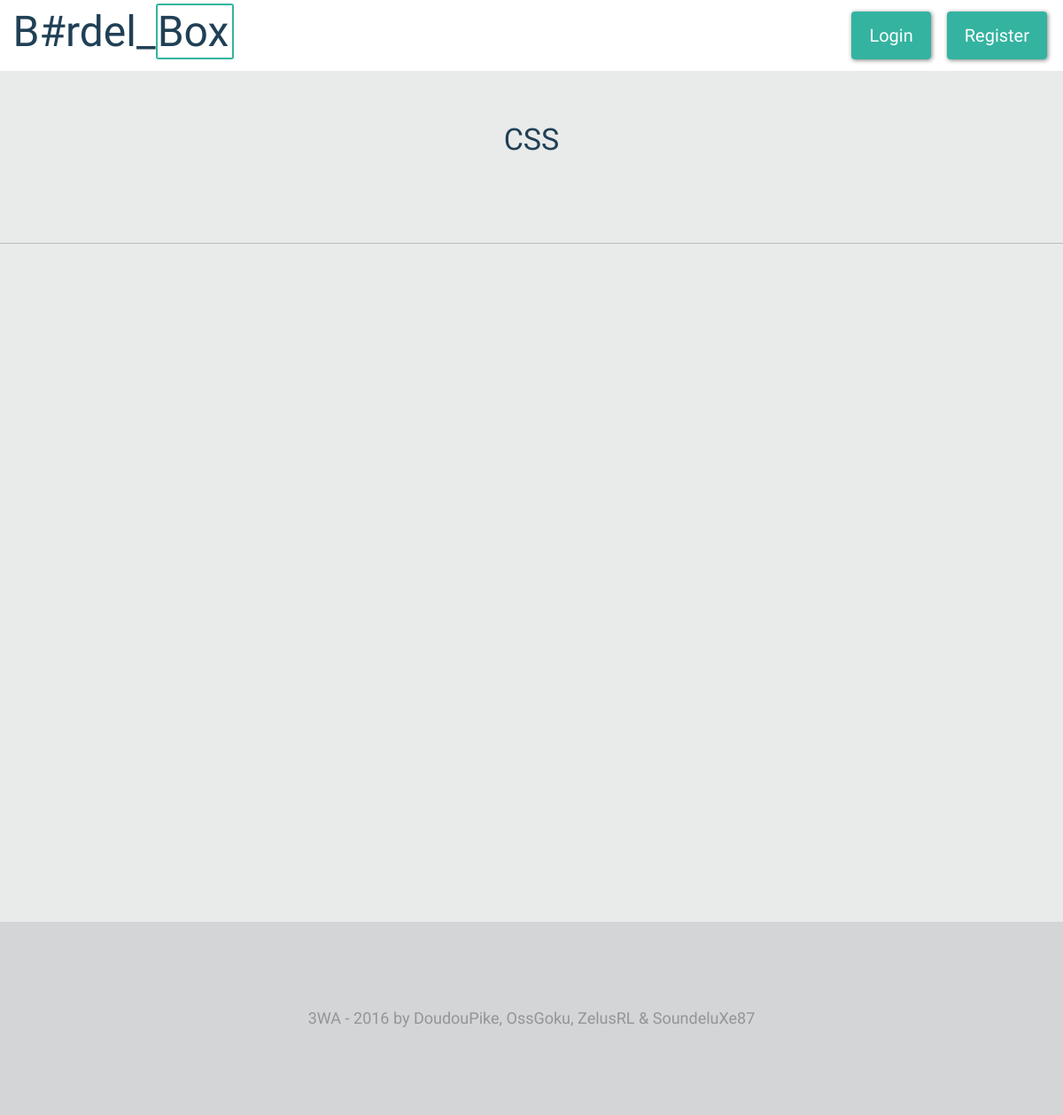
Page /index.php?page=cours&lang=css on the earlier database version.
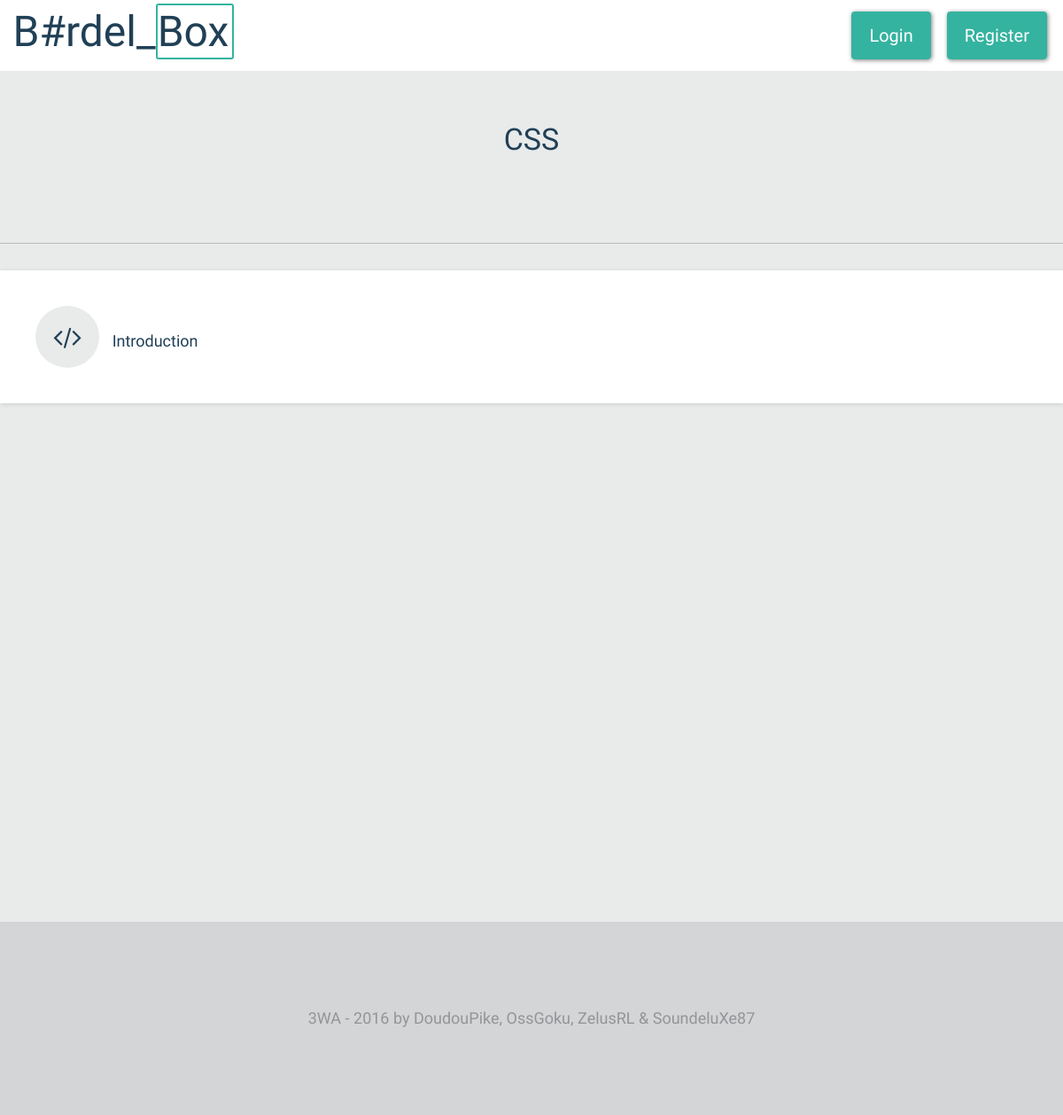
Same page on the later database version.
### tables this page shows
CREATE TABLE IF NOT EXISTS `lessons` (
  `id` int(11) NOT NULL AUTO_INCREMENT,
  `lang` varchar(63) NOT NULL,
  `category` int(63) NOT NULL,
  `date` date NOT NULL,
  `date_last` timestamp NOT NULL DEFAULT CURRENT_TIMESTAMP ON UPDATE CURRENT_TIMESTAMP,
  `title` varchar(63) NOT NULL,
  `goal` varchar(255) NOT NULL,
  `content` varchar(255) NOT NULL,
  PRIMARY KEY (`id`)
);

### controllers/content.php (called while the page is built)
<?php
	require("views/content.phtml");
?>

### controllers/skel.php (called while the page is built)
<?php
	require("views/skel.phtml");
?>

### index.php (called while the page is built, shortened)
<?php
require("controllers/skel.php");
?>

### views/bloc-category.phtml (the view)
<div class="clearfix">
	<a href="index.php?page=bloc-cours&lang=<?= htmlentities($lang) ?>&cat=<?= htmlentities($cat) ?>" class="linkh">
		<div class="box-sc-out">
			<p>
				<i class="fa fa-code icon-cat" aria-hidden="true"></i>
				 <?= htmlentities($category)?>
			</p>
		</div>
	</a>
</div>

Differences in the rows shown:
added lessons: category "Introduction"
